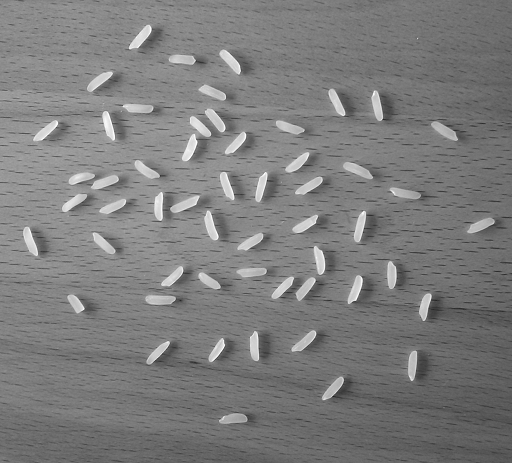
%> input picture images/rice_1.png, 512 x 463 px
$ octave Grains_Classification.m   (GNU Octave 9; MATLAB toolbox functions it lacks are replaced by stand-ins)
%> lines starting %> are read from the running program, lines starting %| are printed output that depends on the picture; in (x1, y1, x2, y2) boxes, pixels count from 0 and x2, y2 are one past the last pixel; in counts of white or black regions, pixels touching at a corner belong together; the program's own positions count from 1
%Segmentation and Classification
%Please note: the code generates only the final solution images with
%answers printed in the title.
%intermidiate images have been commented out, but are shown in the report.
format compact;
close all;
clear;
clc;
home;
%%
%Part 1
%counting number of rice grains in rice imgae 1
%
rice1 = imread('rice_1.png');
%> rice1 is the input picture: size 463x512 uint8; min 28, max 255, mean 124.8
%figure,imshow(rice1),title('Rice grain orignal image');
SE3 = strel('disk',20);
background_img_1 = imopen(rice1, SE3);% erosion followed by dilation of rice_2 image
%figure,imshow(background_img_1),title('Rice 1 grain and peas background image');
J2 = rice1 - background_img_1;%subtracting background
%figure,imshow(J2),title('Rice 1 image after subtracting background background');
J3 = imadjust(J2);%adjusting contrast of the image
%figure,imshow(J3),title('Rice 1 threshold adjusted image');
J4 = imbinarize(J3,'adaptive','ForegroundPolarity','bright','Sensitivity',0.05);%binarizing image
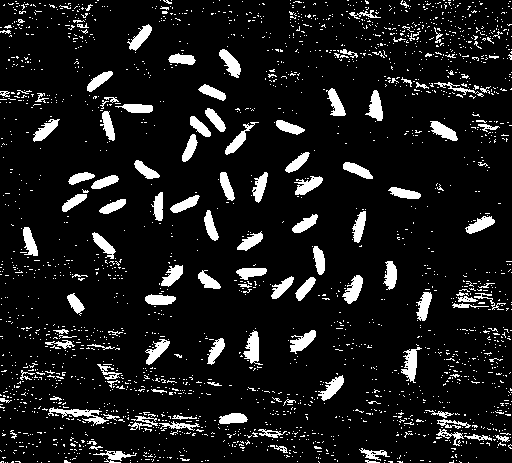
%> J4: size 463x512 logical; 9.9% white; 2263 white regions (2144 under 20 px), largest, box (x1, y1, x2, y2) and area: (48, 407, 109, 426) 368, (401, 347, 422, 383) 351, (243, 330, 263, 365) 349
%figure,imshow(J4),title('Rice 1 binarized image');
J5 = bwareaopen(J4,90);%removing noise from binarized image
figure,imshow(J5),title('Rice 1 binarized image without noise'); %final binazrized
%image suitable for region proprty calculations
%computing statistics
[R1,L1] = bwboundaries(J5, 'noholes');%determining
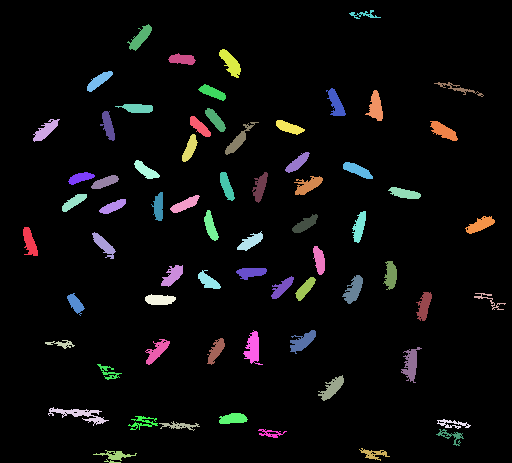
%> L1: size 463x512 double; 68 distinct labels, from 0 to 67; one colour per label, 0 black
%> R1 = 67 boundaries; largest, box (x1, y1, x2, y2) and points: (48, 407, 109, 426) 205, (128, 416, 158, 430) 171, (474, 293, 506, 310) 148, (434, 82, 484, 97) 143, (93, 450, 137, 463) 140
stats2 = regionprops(J5,'Area','Centroid');%computing region properties
%> stats2 = 67 regions; largest, Area and Centroid: 368 [80.8 415.1], 351 [411.6 364.9], 349 [253.6 349], 324 [354.3 290.4], 318 [231.3 63.7]
rice_count_1 = length(R1);
%> rice_count_1 = 67
imshow(rice1,[])
hold on
for f = 1:rice_count_1
    boundary = R1{f};
    plot(boundary(:,2), boundary(:,1), 'g', 'LineWidth', 2)
    text(boundary(1,2), boundary(1,1), int2str(f), 'Color','r','FontSize',12,'FontWeight','bold');
end
%> this loop made 67 passes
title(['Total number of rice grains is ',num2str(rice_count_1)]);
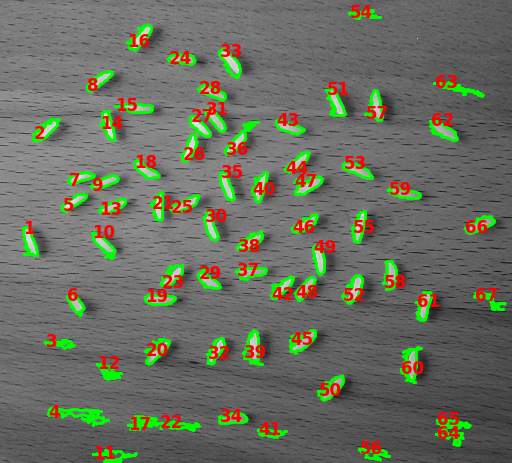
%> figure redrawn from the program's plot data; its title reads 'Total number of rice grains is 67'
hold off


%%
%Project 2 - Segmentation and Classification
%Part 2 of Exercise 2


%figure,imshow(rice1),title('Rice grain orignal image');
rice2 = imread('rice_2.png');
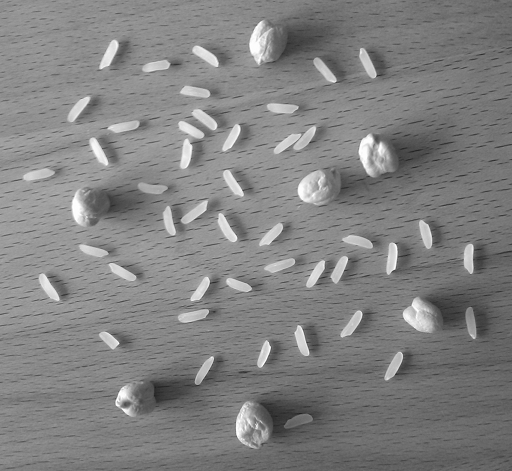
%> input picture images/rice_2.png, 512 x 471 px
%> rice2 is the input picture: size 471x512 uint8; min 31, max 255, mean 129.5
%Part2
SE3 = strel('disk',20);
background_img_2 = imopen(rice2, SE3);% erosion followed by dilation of rice_2 image
%figure,imshow(background_img_2),title('Rice grain and peas background image');
I2 = rice2 - background_img_2;%subtracting background
%figure,imshow(I2),title('Rice2 image after subtracting background background');
I3 = imadjust(I2);%adjusting contrast of the image
%figure,imshow(I3),title('Rice 2 threshold adjusted image');
I4 = imbinarize(I3,'adaptive','ForegroundPolarity','bright','Sensitivity',0.05);%binarizing image
%> I4: size 471x512 logical; 10.6% white; 1777 white regions (1663 under 20 px), largest, box (x1, y1, x2, y2) and area: (358, 133, 390, 177) 828, (236, 401, 269, 449) 804, (402, 297, 434, 333) 714
%figure,imshow(I4),title('Rice 2 binarized image');
I5 = bwareaopen(I4,90);%removing noise from binarized image
figure,imshow(I5),title('Rice 2 binarized image without noise'); %final binazrized image for region proprty calculations
%computing statistics
lables = bwlabel(I5);%labeling the pixel regions
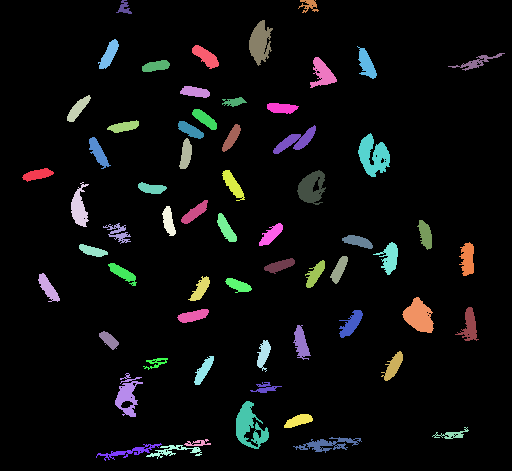
%> lables: size 471x512 double; 63 distinct labels, from 0 to 62; one colour per label, 0 black
[R2,L2] = bwboundaries(I5, 'noholes');%determining
%> R2 = 62 boundaries; largest, box (x1, y1, x2, y2) and points: (293, 437, 362, 453) 265, (236, 401, 269, 449) 219, (96, 443, 162, 461) 201, (115, 373, 143, 417) 197, (146, 445, 202, 459) 196
stats2 = regionprops(I5,'Area','Centroid');%computing region properties
%> stats2 = 62 regions; largest, Area and Centroid: 828 [374.1 156.5], 804 [250 427.2], 714 [419.6 316.9], 670 [260.7 43.2], 629 [312.2 188.3]
stats2 = struct2table(stats2);
rice_area = [stats2.Area];
%> rice_area = 62 values, max 828 at index 54, min 97 at index 25, mean 309.2
% [18 lines of commented-out code are left out]
ricegrains = find([stats2.Area] < 300);% since the maximum number of rice area is 300, anything above 300 are peas.
%> ricegrains = 41 values from 1 to 60
onlyrice = ismember(lables,ricegrains);%rice and peas classification
%> onlyrice: size 471x512 logical; 4% white; 41 white regions, largest, box (x1, y1, x2, y2) and area: (38, 273, 60, 302) 289, (217, 213, 237, 242) 285, (96, 443, 162, 461) 281
rice_img = rice2;
rice_img(~onlyrice) = 0;%indexing pixel to 0, to remove peas from dislaying
%> rice_img: size 471x512 uint8; 166 distinct labels, from 0 to 255
[R2_binary,L2_binary] = bwboundaries(rice_img, 'noholes');%to locate boundaries without peas
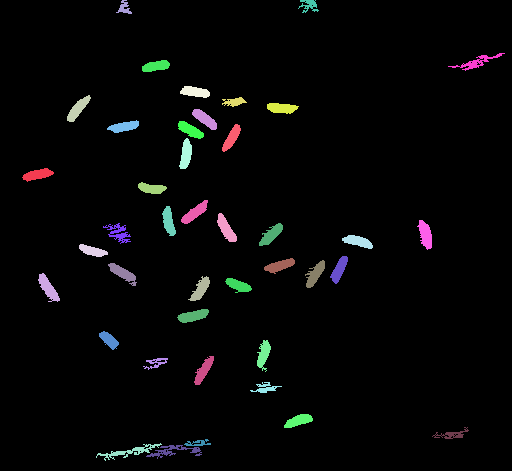
%> L2_binary: size 471x512 double; 42 distinct labels, from 0 to 41; one colour per label, 0 black
%> R2_binary = 41 boundaries; largest, box (x1, y1, x2, y2) and points: (96, 443, 162, 461) 201, (146, 445, 202, 459) 196, (103, 223, 131, 244) 177, (448, 53, 505, 71) 147, (250, 382, 282, 393) 110
stats2 = regionprops(rice_img,'Area','Centroid');%computing centroid for numeric label location
%> stats2 = 255 regions; largest, Area and Centroid: 194 [211.5 226.1], 193 [192.1 216], 184 [222.9 224.2], 184 [215 227.3], 184 [201.4 215.9]
rice_count_2 = length(R2_binary);%the final rice count in image 2
%> rice_count_2 = 41
imshow(rice2,[])%displaying results
%figure,imshow(rice2)
hold on
for k = 1:rice_count_2
    boundary = R2_binary{k};
    plot(boundary(:,2), boundary(:,1), 'g', 'LineWidth', 2)
    text(boundary(1,2), boundary(1,1), int2str(k), 'Color','r','FontSize',12,'FontWeight','bold');
end
%> this loop made 41 passes
title(['Total number of rice grains is ',num2str(rice_count_2)]);
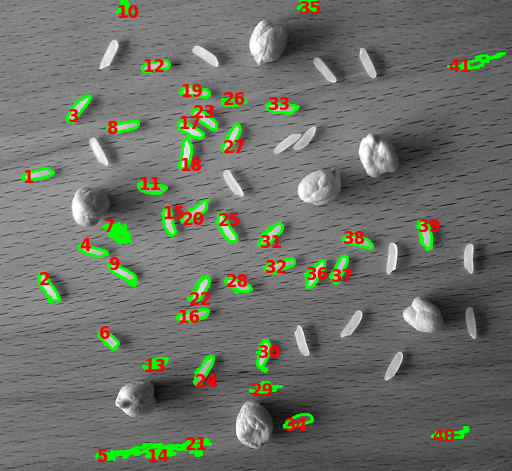
%> figure redrawn from the program's plot data; its title reads 'Total number of rice grains is 41'
hold off
